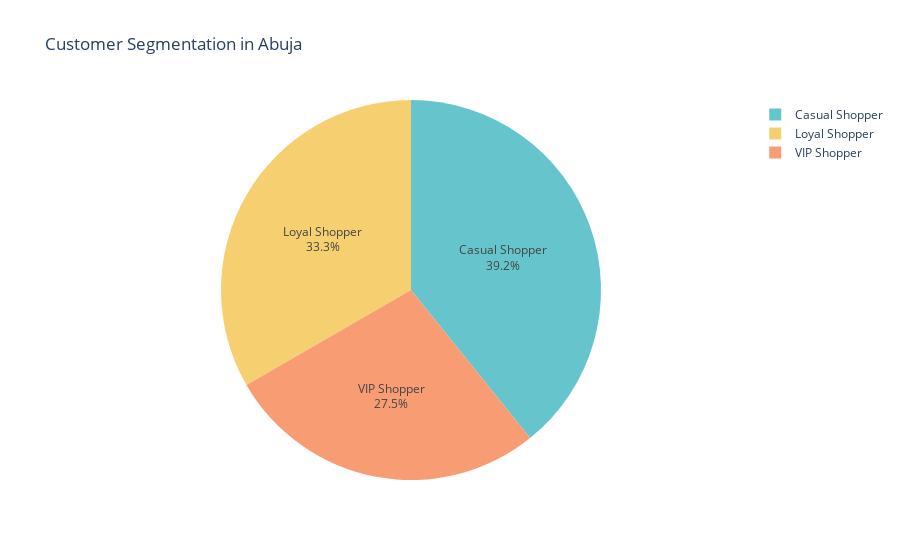

Notebook code for this chart:
### Code cell
# Filtered Pie Chart by State
filtered_data = data[data['State'] == 'Abuja']  # Example filter
fig = px.pie(filtered_data, names='Segment', title='Customer Segmentation in Abuja',
             color_discrete_sequence=px.colors.qualitative.Pastel)

fig.update_traces(textposition='inside', textinfo='percent+label')
fig.show()

### Figure 1 — Plotly figure (JSON) as saved in the notebook; plotly's stock layout.template omitted (floating-point values rounded to 4 significant figures)
{"data": [{"domain": {"x": [0, 1], "y": [0, 1]}, "hovertemplate": "Segment=%{label}<extra></extra>", "labels": ["Casual Shopper", "VIP Shopper", "Casual Shopper", "Loyal Shopper", "Casual Shopper", "Loyal Shopper", "VIP Shopper", "Casual Shopper", "VIP Shopper", "Loyal Shopper", "Casual Shopper", "Loyal Shopper", "Casual Shopper", "Casual Shopper", "Casual Shopper", "Casual Shopper", "Loyal Shopper", "Loyal Shopper", "VIP Shopper", "VIP Shopper", "VIP Shopper", "VIP Shopper", "VIP Shopper", "VIP Shopper", "Casual Shopper", "Loyal Shopper", "VIP Shopper", "VIP Shopper", "Loyal Shopper", "Casual Shopper", "Loyal Shopper", "Casual Shopper", "Loyal Shopper", "Casual Shopper", "Loyal Shopper", "Loyal Shopper", "Casual Shopper", "Casual Shopper", "Loyal Shopper", "Casual Shopper", "VIP Shopper", "Casual Shopper", "VIP Shopper", "Loyal Shopper", "Casual Shopper", "VIP Shopper", "Loyal Shopper", "Loyal Shopper", "Loyal Shopper", "Casual Shopper", "Casual Shopper"], "legendgroup": "", "name": "", "showlegend": true, "textinfo": "percent+label", "textposition": "inside", "type": "pie"}], "layout": {"autosize": true, "legend": {"tracegroupgap": 0}, "piecolorway": ["rgb(102, 197, 204)", "rgb(246, 207, 113)", "rgb(248, 156, 116)", "rgb(220, 176, 242)", "rgb(135, 197, 95)", "rgb(158, 185, 243)", "rgb(254, 136, 177)", "rgb(201, 219, 116)", "rgb(139, 224, 164)", "rgb(180, 151, 231)", "rgb(179, 179, 179)"], "title": {"text": "Customer Segmentation in Abuja"}}}
